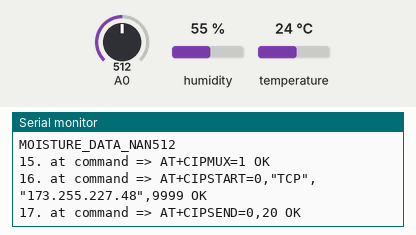
Recording of a sketch running on a simulated Arduino Uno, built with avr-gcc and run on an emulated ATmega328P. Parts: the last lines printed to the serial monitor. The inputs (shaded band) are chosen by the test bench; at power-on: A0 = 512, humidity 55 %, temperature 24 °C. The modem accepts every AT command (registered, SIM ready, sends succeed) and sends nothing else.

Above: at 9.7 s.
9.8 s: A0 set to 981
At 11.6 s:
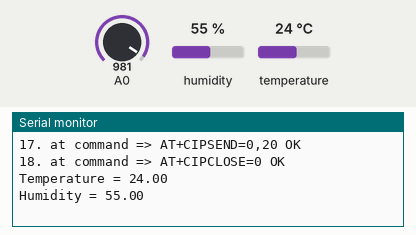
17.2 s: A0 set to 1018
At 17.9 s:
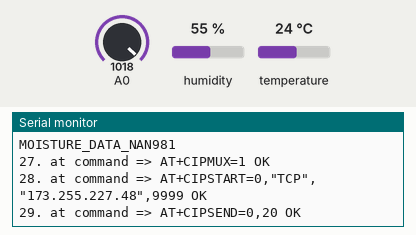
Timing chart, 0 to 20.2 s (numbered marks = the images above; inputs shaded):
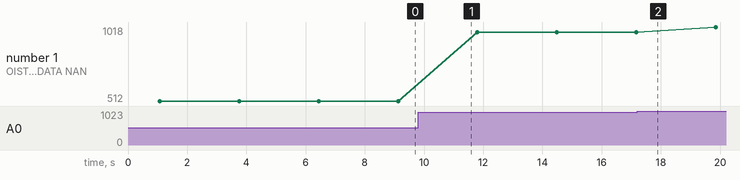

The sketch:

Code.ino
```cpp
#include <dht.h>

#include <Wire.h>

#include <dht.h>
#include <SoftwareSerial.h>

dht DHT;

#define DHT11_PIN 7
#define RX 10
#define TX 11

//String AP = "motophone";       // CHANGE ME
//String PASS = "12345678"; // CHANGE ME
String AP = "ONE";       // CHANGE ME
String PASS = ""; // CHANGE ME

int countTrueCommand;
int countTimeCommand;
boolean found = false;
int valSensor = 1;
String HOST = "173.255.227.48";
//String HOST = "192.168.0.7";
String PORT = "9999";
int Sensor_Val = 0;

SoftwareSerial esp8266(RX,TX);

void setup()
{
  Serial.begin(9600);
  esp8266.begin(9600);
  sendCommand("AT",5,"OK");
  sendCommand("AT+CWMODE=1",5,"OK");
  sendCommand("AT+CWJAP=\""+ AP +"\",\""+ PASS +"\"",20,"OK");
}

void loop() {

   /* READ THE SENSOR VALUE */
  int chk = DHT.read11(DHT11_PIN);
  Serial.print("Temperature = ");
  Serial.println(DHT.temperature);
  Serial.print("Humidity = ");
  Serial.println(DHT.humidity);

  /* Reading the data in every 10 seconds and sending it */
  delay(1000);
  Sensor_Val = analogRead(A0);
  String getData = "MOISTURE_DATA_NAN"+String(Sensor_Val);//change
  Serial.println(getData);
  sendCommand("AT+CIPMUX=1",5,"OK");
  sendCommand("AT+CIPSTART=0,\"TCP\",\""+ HOST +"\","+ PORT,15,"OK");
  sendCommand("AT+CIPSEND=0," +String(getData.length()),4,">");
  esp8266.println(getData);
  delay(1500);
  sendCommand("AT+CIPCLOSE=0",5,"OK");
}

void sendCommand(String command, int maxTime, char readReplay[]) {
  Serial.print(countTrueCommand);
  Serial.print(". at command => ");
  Serial.print(command);
  Serial.print(" ");
  while(countTimeCommand < (maxTime*1))
  {
    esp8266.println(command);//at+cipsend
    if(esp8266.find(readReplay))//ok
    {
      found = true;
      break;
    }

    countTimeCommand++;
  }

  if(found == true)
  {
    Serial.println("OK");
    countTrueCommand++;
    countTimeCommand = 0;
  }

  if(found == false)
  {
    Serial.println("Fail");
    countTrueCommand = 0;
    countTimeCommand = 0;
  }

  found = false;
 }
```

Measured:
- the behaviour switches between 999 and 1000 on A0 (found by bisection; images 1 and 2)
- plotted number 1: 512 → 981 after the input at 9.8 s, 981 → 1018 after the input at 17.2 s
